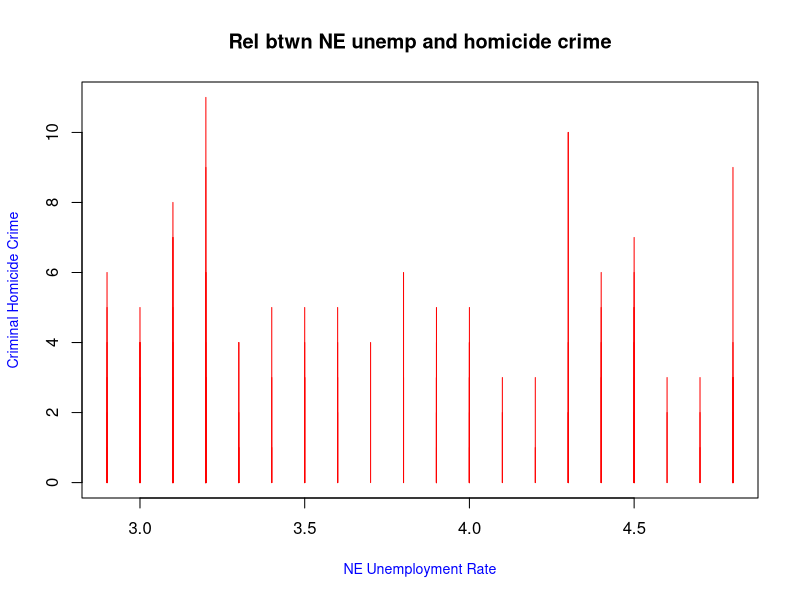
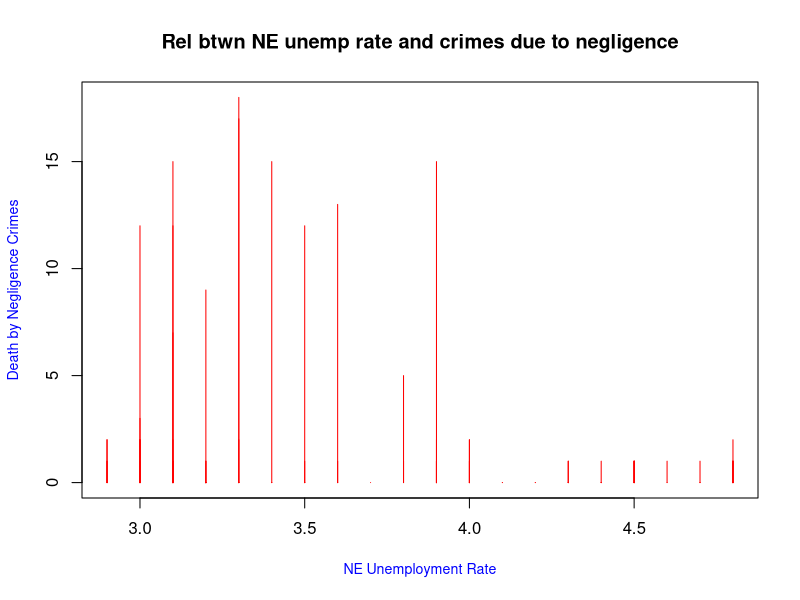
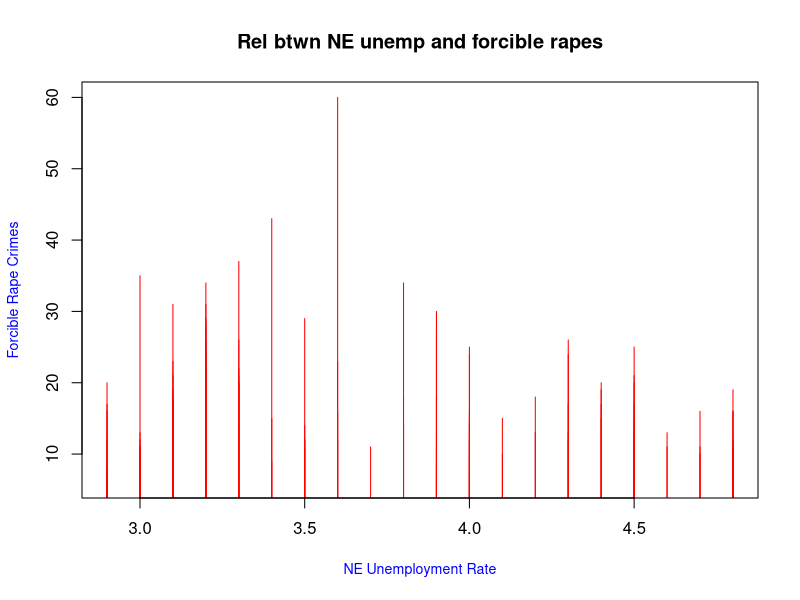
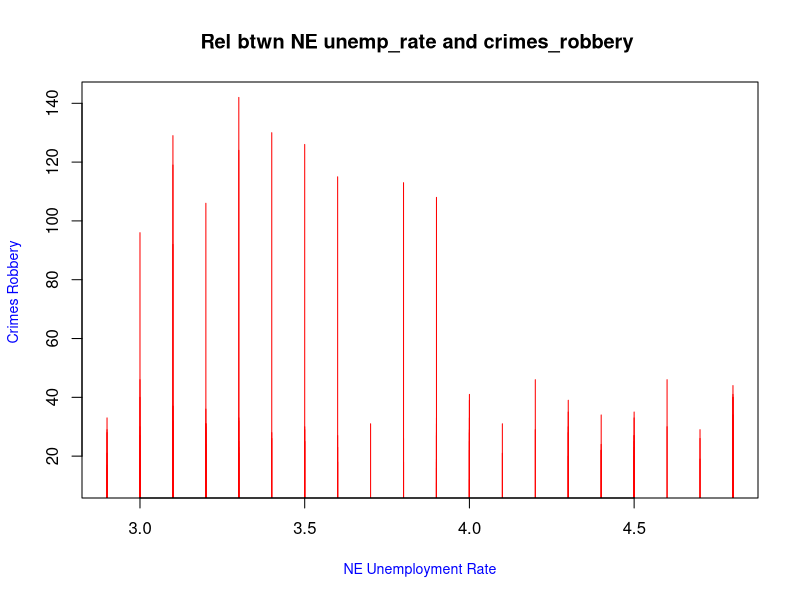
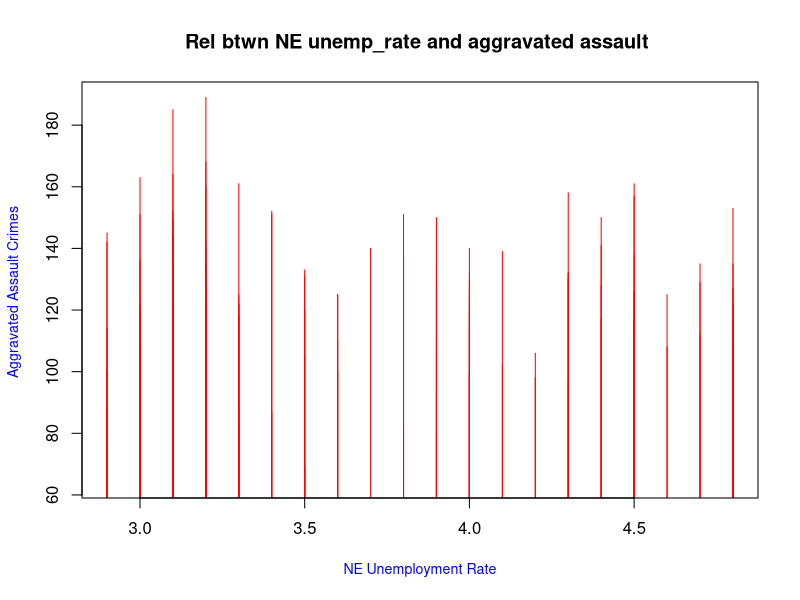
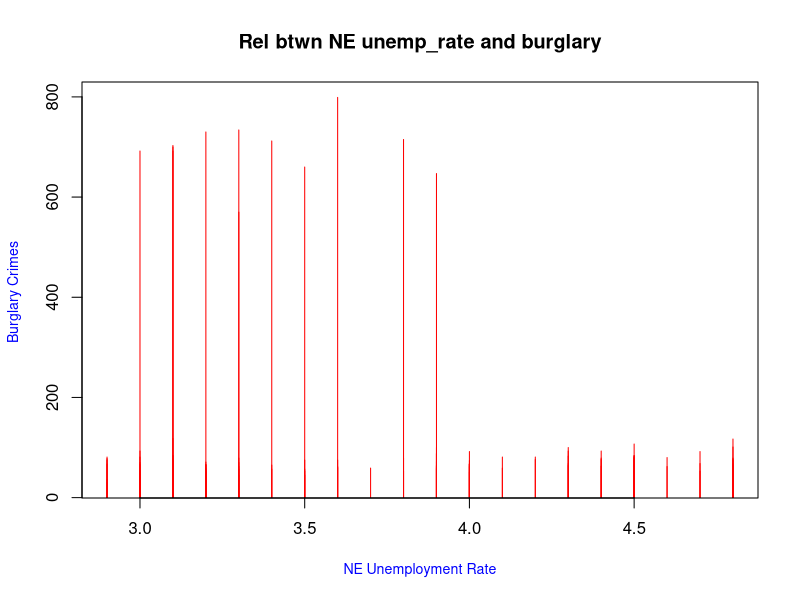
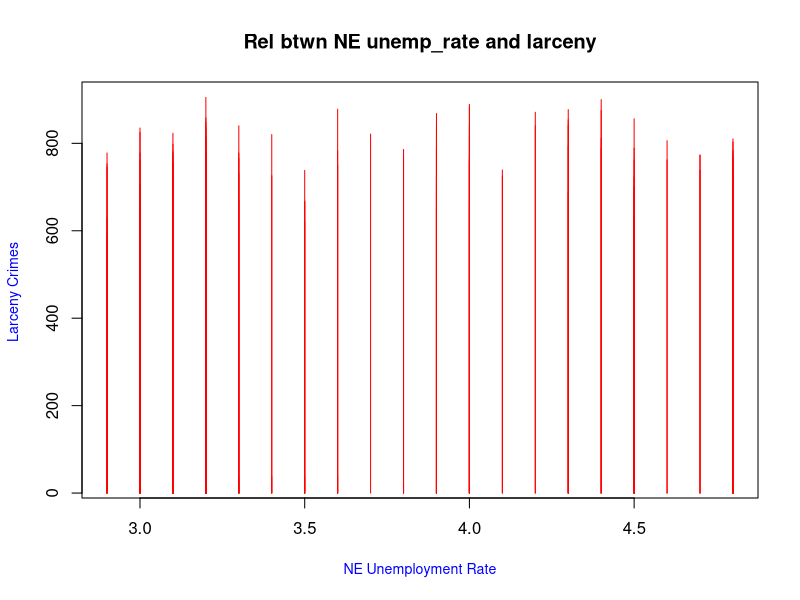
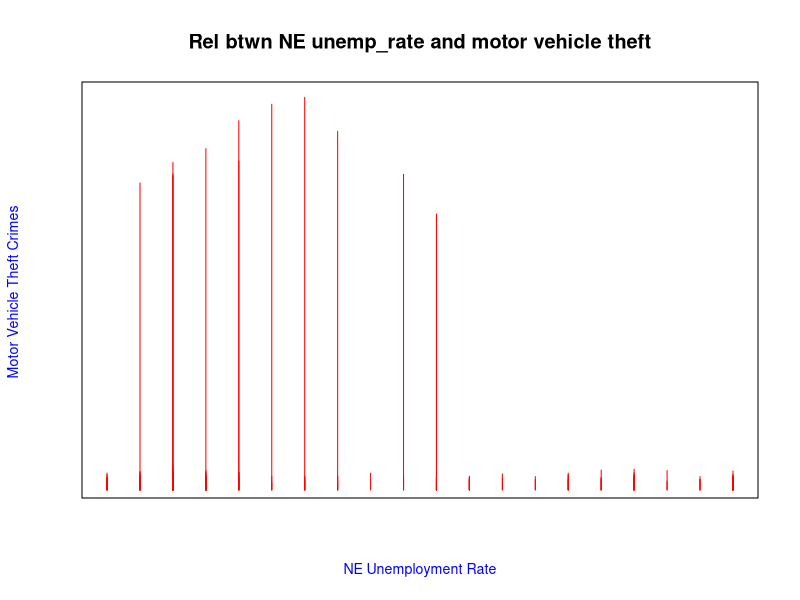

These figures' R source, in order: (Note: this script raises an error after producing the figures.)
######################################
### Created by Chaitra Venkatesan ###
### Released under the MIT license ###
### 8086 R Plot Deliverable ###
### 11-6-17###
### Impact of the unemployment rate in Nebarska on the types of crimes committed ####
######################################
### Preparation ###
###################

setwd("c://Users/Nisha/Desktop/Data cleaning/")

d <- read.csv("test.csv")
View(d)
mean(d$NE_Unemployment_Rate)
### Relation between the unemeployment rate in Nebraska and the homicide crimes committed
cor.test(d$NE_Unemployment_Rate, d$Crime_Criminal_Homicide)
plot(d$NE_Unemployment_Rate, d$Crime_Criminal_Homicide, type='h', main="Rel btwn NE unemp and homicide crime",col="red", xlab="NE Unemployment Rate", ylab="Criminal Homicide Crime", col.lab="blue", cex=2, cex.lab=0.85)


### Relation between the unemeployment rate in Nebraska and crimes caused due to negligence
cor.test(d$NE_Unemployment_Rate, d$Crime_Death_by_Negligence)
plot(d$NE_Unemployment_Rate, d$Crime_Death_by_Negligence, type='h', main="Rel btwn NE unemp rate and crimes due to negligence",col="Red", xlab="NE Unemployment Rate", ylab="Death by Negligence Crimes", col.lab="blue", cex=2, cex.lab=0.85)

### Relation between the unemeployment rate in Nebraska and the rapes committed
cor.test(d$NE_Unemployment_Rate, d$Crime_Forcible_Rape)
plot(d$NE_Unemployment_Rate, d$Crime_Forcible_Rape, type='h', main="Rel btwn NE unemp and forcible rapes",col="red", xlab="NE Unemployment Rate", ylab="Forcible Rape Crimes", col.lab="blue", cex=2, cex.lab=0.85)

### Relation between the unemeployment rate in Nebraska and the crimes resulting from robbery
cor.test(d$NE_Unemployment_Rate, d$Crime_Robbery)
plot(d$NE_Unemployment_Rate, d$Crime_Robbery, type='h', main="Rel btwn NE unemp_rate and crimes_robbery ",col="red", xlab="NE Unemployment Rate", ylab="Crimes Robbery ", col.lab="blue", cex=2, cex.lab=0.85)

### Relation between the unemeployment rate in Nebraska and the crimes resulting from assault
cor.test(d$NE_Unemployment_Rate, d$Crime_Aggravated_Assault)
plot(d$NE_Unemployment_Rate, d$Crime_Aggravated_Assault, type='h', main="Rel btwn NE unemp_rate and aggravated assault ",col="red", xlab="NE Unemployment Rate", ylab="Aggravated Assault Crimes ", col.lab="blue", cex=2, cex.lab=0.85)
### p-value=0.887 and thus a correlation exists between the unemployment rate and the crimes resulting from aggravated assault

### Relation between the unemeployment rate in Nebraska and the crimes resulting from burglary
cor.test(d$NE_Unemployment_Rate, d$Crime_Burglary)
plot(d$NE_Unemployment_Rate, d$Crime_Burglary, type='h', main="Rel btwn NE unemp_rate and burglary",col="red", xlab="NE Unemployment Rate", ylab="Burglary Crimes ", col.lab="blue", cex=2, cex.lab=0.85)

### Relation between the unemeployment rate in Nebraska and the crimes resulting from larceny
cor.test(d$NE_Unemployment_Rate, d$Crime_Larceny)
plot(d$NE_Unemployment_Rate, d$Crime_Larceny, type='h', main="Rel btwn NE unemp_rate and larceny",col="red", xlab="NE Unemployment Rate", ylab="Larceny Crimes ", col.lab="blue", cex=2, cex.lab=0.85)

### Relation between the unemeployment rate in Nebraska and the crimes resulting from motor vehicle theft
cor.test(d$NE_Unemployment_Rate, d$Crime_Motor_Vehicle_Theft)
plot(d$NE_Unemployment_Rate, d$Crime_Motor_Vehicle_Theft, type='h', main="Rel btwn NE unemp_rate and motor vehicle theft",col="red", xlab="NE Unemployment Rate", ylab="Motor Vehicle Theft Crimes ", col.lab="blue", cex=2, cex.lab=0.85, axes=FALSE)
box()

### Relation between the unemeployment rate in Nebraska and the crimes resulting from simple assault
cor.test(d$NE_Unemployment_Rate, d$Crime_Simple_Assault)
plot(d$NE_Unemployment_Rate, d$Crime_Simple_Assault, type='h', main="Rel btwn NE unemp_rate and simple assault",col="red", xlab="NE Unemployment Rate", ylab="Simple Assault Crimes ", col.lab="blue", cex=3, cex.lab=0.90)

### Relation between the unemeployment rate in Nebraska and the crimes resulting from arson
cor.test(d$NE_Unemployment_Rate, d$Crime_Arson)
plot(d$NE_Unemployment_Rate, d$Crime_Arson, type='h', main="Rel btwn NE unemp_rate and arson crimes",col="red", xlab="NE Unemployment Rate", ylab="Arson Crimes ", col.lab="blue", cex=3, cex.lab=0.90)

### Relation between the unemeployment rate in Nebraska and the crimes resulting from forgery
cor.test(d$NE_Unemployment_Rate, d$Crime_Forgery_and_Counterfeiting)
plot(d$NE_Unemployment_Rate, d$Crime_Forgery_and_Counterfeiting, type='h', main="Rel btwn NE unemp_rate and forgery crimes",col="red", xlab="NE Unemployment Rate", ylab="Forgery Crimes ", col.lab="blue", cex=3, cex.lab=0.90)

### Relation between the unemeployment rate in Nebraska and the crimes resulting from fraudulency
cor.test(d$NE_Unemployment_Rate, d$Crime_Fraud)
plot(d$NE_Unemployment_Rate, d$Crime_Fraud, type='p', main="Rel btwn NE unemp_rate and fraudulent crimes ",col="red", xlab="NE Unemployment Rate", ylab="Fraudulent Crimes ", col.lab="blue", cex=3, cex.lab=0.90)

### Relation between the unemeployment rate in Nebraska and the crimes resulting from embezzlement
cor.test(d$NE_Unemployment_Rate, d$Crime_Embezzlement)
plot(d$NE_Unemployment_Rate, d$Crime_Embezzlement, type='h', main="Rel btwn NE unemp_rate and embezzlement crimes ",col="red", xlab="NE Unemployment Rate", ylab="Embezzlement Crimes ", col.lab="blue", cex=3, cex.lab=0.90)

### Relation between the unemeployment rate in Nebraska and the crimes resulting from stolen property
cor.test(d$NE_Unemployment_Rate, d$Crime_Stolen_Property)
plot(d$NE_Unemployment_Rate, d$Crime_Stolen_Property, type='h', main="Rel btwn NE unemp_rate and stolen property related crimes ",col="red", xlab="NE Unemployment Rate", ylab="Stolen Property Crimes ", col.lab="blue", cex=3, cex.lab=0.90)

### Relation between the unemeployment rate in Nebraska and the crimes resulting from vandalism
cor.test(d$NE_Unemployment_Rate, d$Crime_Vandalism)
plot(d$NE_Unemployment_Rate, d$d$Crime_Vandalism, type='h', main="Rel btwn NE unemp_rate and vandalism ",col="red", xlab="NE Unemployment Rate", ylab="Vandalism Crimes", col.lab="blue", cex=3, cex.lab=0.90)

### Relation between the unemeployment rate in Nebraska and the crimes resulting from weapons
cor.test(d$NE_Unemployment_Rate, d$Crime_Weapons)
plot(d$NE_Unemployment_Rate, d$Crime_Weapons, type='h', main="Rel btwn NE unemp_rate and weapons ",col="red", xlab="NE Unemployment Rate", ylab="Weapons Crimes", col.lab="blue", cex=3, cex.lab=0.90)

### Relation between the unemeployment rate in Nebraska and prostitution
cor.test(d$NE_Unemployment_Rate, d$Crime_Prostitution)
plot(d$NE_Unemployment_Rate, d$Crime_Prostitution, type='h', main="Rel btwn NE unemp_rate and prostitution ",col="red", xlab="NE Unemployment Rate", ylab="Prostitution Crimes", col.lab="blue", cex=3, cex.lab=0.90)

### Relation between the unemeployment rate in Nebraska and sex offences
cor.test(d$NE_Unemployment_Rate, d$Crime_Sex_Offenses)
plot(d$NE_Unemployment_Rate, d$Crime_Sex_Offenses, type='h', main="Rel btwn NE unemp_rate and sex offences ",col="red", xlab="NE Unemployment Rate", ylab="Sex Offence Crimes", col.lab="blue", cex=3, cex.lab=0.90)

### Relation between the unemeployment rate in Nebraska and drug abuse related crimes
cor.test(d$NE_Unemployment_Rate, d$Crime_Drug_Abuse_Violations)
plot(d$NE_Unemployment_Rate, d$Crime_Drug_Abuse_Violations, type='h', main="Rel btwn NE unemp_rate and drug abuse violation ",col="red", xlab="NE Unemployment Rate", ylab="Drug Abuse Violation Crimes", col.lab="blue", cex=3, cex.lab=0.90)
### p-value=0.8093, thus there exists a correlation between the unemployment rate and drug abuse related crimes.

### Relation between the unemeployment rate in Nebraska and gambling
cor.test(d$NE_Unemployment_Rate, d$Crime_Gambling)
plot(d$NE_Unemployment_Rate, d$Crime_Gambling, type='h', main="Rel btwn NE unemp_rate and gambling ",col="red", xlab="NE Unemployment Rate", ylab="Gambling Crimes", col.lab="blue", cex=3, cex.lab=0.90)

### Relation between the unemeployment rate in Nebraska and family, children offences
cor.test(d$NE_Unemployment_Rate, d$Crime_Offense_Against_Family_and_Children)
plot(d$NE_Unemployment_Rate, d$Crime_Offense_Against_Family_and_Children, type='h', main="Rel btwn NE unemp_rate and family, children offences ",col="red", xlab="NE Unemployment Rate", ylab="Family and Children Offence Crimes", col.lab="blue", cex=3, cex.lab=0.90)

### Relation between the unemeployment rate in Nebraska and driving under the influence
cor.test(d$NE_Unemployment_Rate, d$Crime_Driving_Under_the_Influence)
plot(d$NE_Unemployment_Rate, d$Crime_Driving_Under_the_Influence, type='h', main="Rel btwn NE unemp_rate and driving under the influence ",col="red", xlab="NE Unemployment Rate", ylab="Driving under the influnce Crimes", col.lab="blue", cex=3, cex.lab=0.90)

### Relation between the unemeployment rate in Nebraska and liquor laws
cor.test(d$NE_Unemployment_Rate, d$Crime_Liquor_Laws)
plot(d$NE_Unemployment_Rate, d$Crime_Liquor_Laws, type='h', main="Rel btwn NE unemp_rate and liquor laws ",col="red", xlab="NE Unemployment Rate", ylab="Liquor laws related Crimes", col.lab="blue", cex=3, cex.lab=0.90)

### Relation between the unemeployment rate in Nebraska and curfew related crimes
cor.test(d$NE_Unemployment_Rate, d$Crime_Curfew)
plot(d$NE_Unemployment_Rate, d$Crime_Curfew, type='h', main="Rel btwn NE unemp_rate and curfew ",col="red", xlab="NE Unemployment Rate", ylab="Cufew related Crimes", col.lab="blue", cex=3, cex.lab=0.90)
### p-value=0.7022, thus there exists a correlation between the unemployment rate and the curfew crimes.

### Relation between the unemeployment rate in Nebraska and runaway
cor.test(d$NE_Unemployment_Rate, d$Crime_Runaway)
plot(d$NE_Unemployment_Rate, d$Crime_Runaway, type='h', main="Rel btwn NE unemp_rate and runaway ",col="red", xlab="NE Unemployment Rate", ylab="Runaway related Crimes", col.lab="blue", cex=3, cex.lab=0.90)

### Relation between the unemeployment rate in Nebraska and dd (total crimes)
cor.test(d$NE_Unemployment_Rate, d$dd)
plot(d$NE_Unemployment_Rate, d$dd, type='h', main="Rel btwn NE unemp_rate and total crimes ",col="red", xlab="NE Unemployment Rate", ylab="Total Crimes", col.lab="blue", cex=3, cex.lab=0.90)

### From the above analysis, it is observed that the unemployment rate in NE affects/influences the crimes resulting from assault, drug abuse related crimes and curfew related crimes. ###



